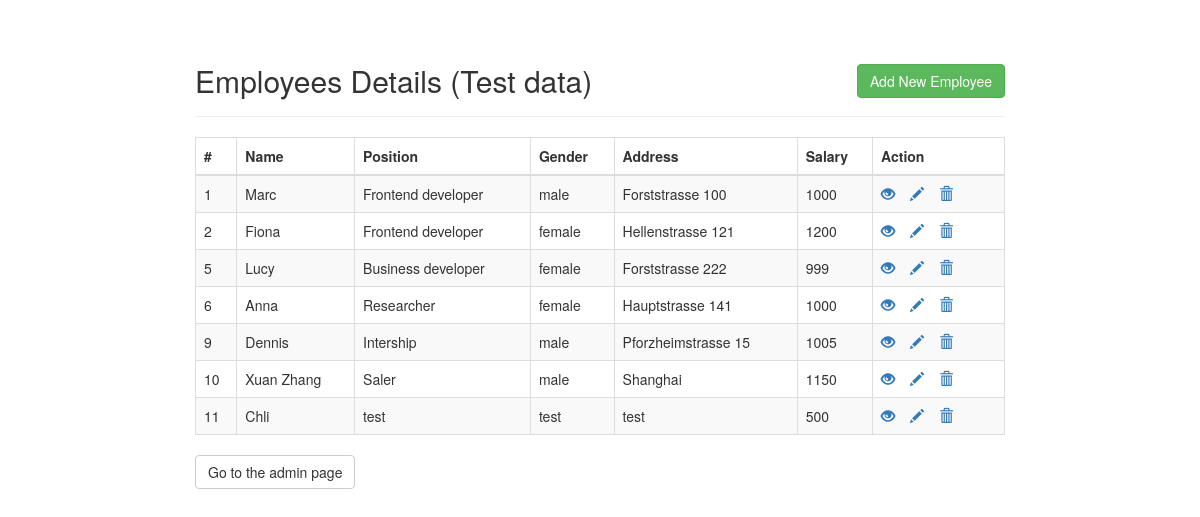
The page / on the database its author committed.
### tables this page shows
CREATE TABLE `employees` (
  `id` int(11) NOT NULL,
  `name` varchar(100) NOT NULL,
  `position` varchar(100) NOT NULL,
  `gender` varchar(30) NOT NULL,
  `address` varchar(255) NOT NULL,
  `salary` int(10) NOT NULL,
  `isDeleted` tinyint(1) NOT NULL
);

### index.php (the view, shortened to what this page needs)
<!DOCTYPE html>
<html lang="en">
<head>
    <link rel="stylesheet" href="https://maxcdn.bootstrapcdn.com/bootstrap/3.3.7/css/bootstrap.css">
</head>
<body>
    <div class="wrapper">
        <div class="container-fluid">
            <div class="row">
                <div class="col-md-12">
                    <div class="page-header clearfix">
                        <h2 class="pull-left">Employees Details (Test data)</h2>
                        <a href="create.php" class="btn btn-success pull-right">Add New Employee</a>
                    </div>
                    <?php
                    require_once 'config.php';
                    $sql = "SELECT * FROM employees";
                    if($result = $mysqli->query($sql)){
                        if($result->num_rows > 0){
                            echo "<table class='table table-bordered table-striped'>";
                                echo "<thead>";
                                    echo "<tr>";
                                        echo "<th>#</th>";
                                        echo "<th>Name</th>";
                                        echo "<th>Position</th>";
                                        echo "<th>Gender</th>";
                                        echo "<th>Address</th>";
                                        echo "<th>Salary</th>";
                                        echo "<th>Action</th>";
                                    echo "</tr>";
                                echo "</thead>";
                                echo "<tbody>";
                                while($row = $result->fetch_array()){
									if($row['isDeleted'] == 0){
										echo "<tr>";
                                        echo "<td>" . $row['id'] . "</td>";
                                        echo "<td>" . $row['name'] . "</td>";
                                        echo "<td>" . $row['position'] . "</td>";
                                        echo "<td>" . $row['gender'] . "</td>";
                                        echo "<td>" . $row['address'] . "</td>";
                                        echo "<td>" . $row['salary'] . "</td>";
                                        echo "<td>";
                                            echo "<a href='read.php?id=". $row['id'] ."' title='View Record' data-toggle='tooltip'><span class='glyphicon glyphicon-eye-open'></span></a>";
                                            echo "<a href='update.php?id=". $row['id'] ."' title='Update Record' data-toggle='tooltip'><span class='glyphicon glyphicon-pencil'></span></a>";
                                            echo "<a href='delete.php?id=". $row['id'] ."' title='Delete Record' data-toggle='tooltip'><span class='glyphicon glyphicon-trash'></span></a>";
                                        echo "</td>";
                                    echo "</tr>";
									}
                                }
                                echo "</tbody>";
                            echo "</table>";
                        } else{
                            echo "<p class='lead'><em>No records were found.</em></p>";
                        }
                    } else{
                        echo "ERROR: Could not able to execute $sql. " . $mysqli->error;
                    }
                    ?>
                    <a href="admin.php" class="btn btn-default">Go to the admin page</a>
                </div>
            </div>
        </div>
    </div>
</body>
</html>

### index.php (style rules this page uses)
.wrapper { width: 70%; margin: 24px auto; }
.page-header h2 { margin-top: 0; }
table tr td:last-child a { margin-right: 15px; }

### rows shown on the page
employees: id "1", name "Marc", position "Frontend developer", gender "male", address "Forststrasse 100", salary "1000"
employees: id "2", name "Fiona", position "Frontend developer", gender "female", address "Hellenstrasse 121", salary "1200"
employees: id "5", name "Lucy", position "Business developer", gender "female", address "Forststrasse 222", salary "999"
employees: id "6", name "Anna", position "Researcher", gender "female", address "Hauptstrasse 141", salary "1000"
employees: id "9", name "Dennis", position "Intership", gender "male", address "Pforzheimstrasse 15", salary "1005"
employees: id "10", name "Xuan Zhang", position "Saler", gender "male", address "Shanghai", salary "1150"
employees: id "11", name "Chli", position "test", gender "test", address "test", salary "500"
